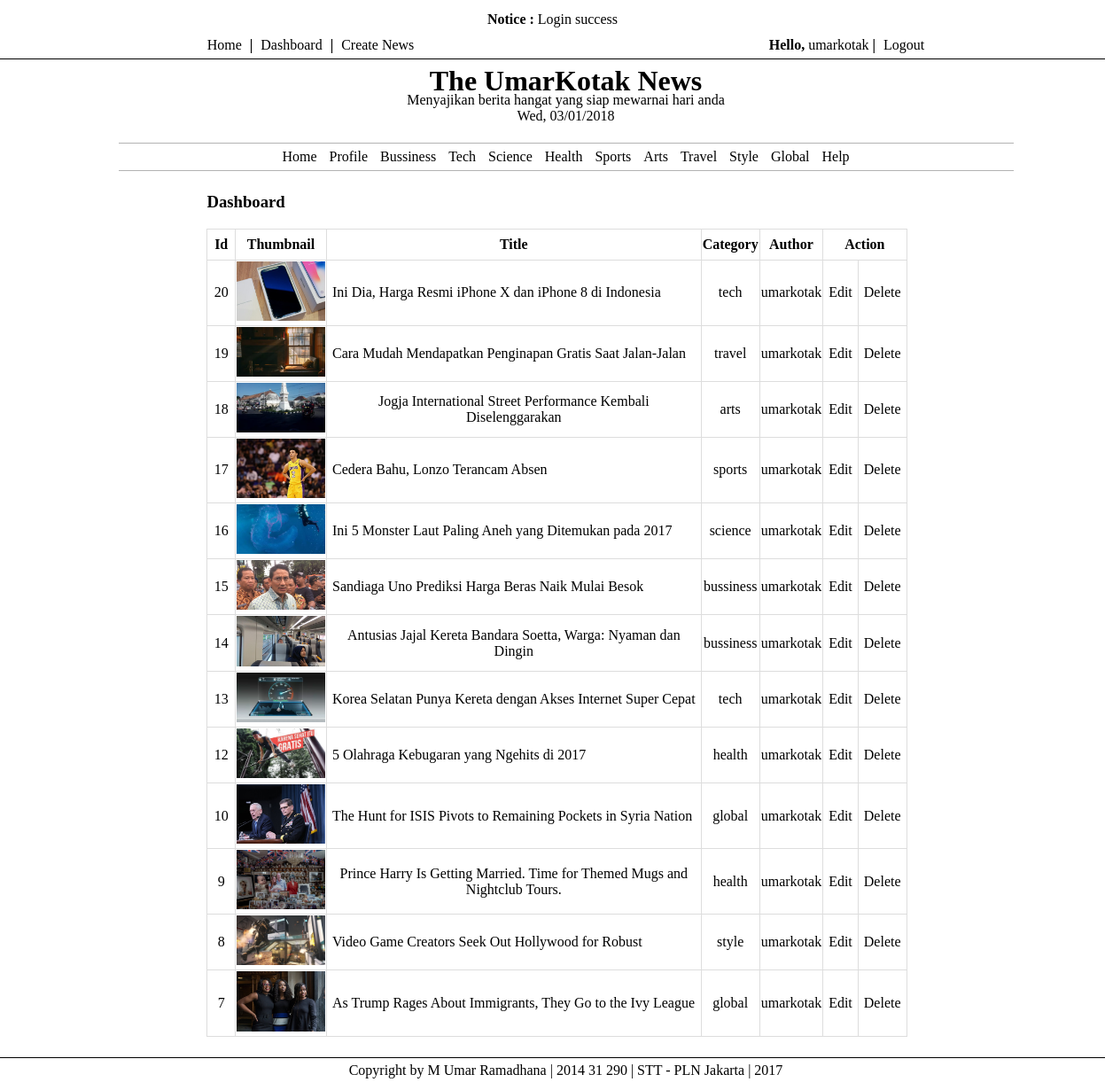
Page /?page=admin (signed in) on the committed database.
### tables this page shows
CREATE TABLE `news` (
  `id` int(11) NOT NULL,
  `title` varchar(150) NOT NULL,
  `content` text NOT NULL,
  `image_url` varchar(150) NOT NULL,
  `author` varchar(50) NOT NULL,
  `date_created` date NOT NULL,
  `category` varchar(75) NOT NULL
);

### view/admin/dashboard.php (the view)
<?php include "models/connection.php"; ?>
<?php
$query = $conn->prepare("SELECT * FROM news ORDER BY id DESC");
$query->execute();
$news = $query->fetchAll();
?>
<div class="middle-container">
  <div style="margin-left: 10px;">
    <h3>Dashboard</h3>
    <table class="table table-bordered">
      <tr style="height: 35px;">
        <th width="4%">Id</th>
        <th>Thumbnail</th>
        <th>Title</th>
        <th>Category</th>
        <th>Author</th>
        <th colspan="2" width="5%">Action</th>
      </tr>
      <?php foreach ($news as $new) { ?>
        <tr>
          <td align="center"><?php echo $new['id']; ?></td>
          <td align="center"><img src="<?php echo $new['image_url']; ?>" style="width: 100px;"></td>
          <td><a href="?page=home&id=<?php echo $new['id']; ?>"><?php echo $new['title']; ?></a></td>
          <td align="center"><?php echo $new['category']; ?></td>
          <td align="center"><?php echo $new['author']; ?></td>
          <td><a href="?page=edit_news&id=<?php echo $new['id']; ?>">Edit</a></td>
          <td><a href="?page=action_delete_news&id=<?php echo $new['id']; ?>" onclick="return confirm('Are you sure?')">Delete</a></td>
        </tr>
      <?php } ?>
    </table>
  </div>
</div>

### index.php (shortened to what this page needs)
<!DOCTYPE html>
<html>
<?php include "head.php"; ?>
<body>
<?php include "notice.php"; ?>
<?php include "header.php"; ?>
<?php include "content.php"; ?>
<?php include "footer.php"; ?>
</body>
</html>

### head.php (shortened to what this page needs)
<head>
  <link rel="stylesheet" type="text/css" href="style/style.css">
</head>

### notice.php (shortened to what this page needs)
<?php if (isset($_SESSION['notice'])): ?>
  <div class="middle-container center">
    <b>Notice : </b><?php echo $_SESSION['notice']; ?>
  </div>
<?php endif ?>

### header.php
<div class="row">
  <div class="col-12 border-bottom">
    <div class="middle-container">
      <a href="?page=home">Home</a><b> | </b>
      <?php if (isset($_SESSION['username'])): ?>
        <a href="?page=admin">Dashboard</a><b> | </b>
        <a href="?page=create_news">Create News</a>
      <?php endif ?>
      <span class="pull-right">
      <?php if (isset($_SESSION['username'])): ?>
        <b>Hello, </b><?php echo $_SESSION['username']; ?><b> | </b>
        <a href="?page=action_logout">Logout</a>
      <?php else: ?>
        <b>| </b><a href="?page=login">Login</a><b> | </b>
        <a href="?page=register">Sign Up</a>
      <?php endif ?>
      </span>
    </div>
  </div>
</div>
<div class="row">
  <div class="col-12">
    <div class="content-container border-grey center">
      <h1 style="margin-top: 1px;">The UmarKotak News</h1>
      <p style="margin-top: -27px;">
        Menyajikan berita hangat yang siap mewarnai hari anda <br>
        <?php echo date("D, d/m/Y"); ?>
      </p>
    </div>
  </div>
</div>
<div class="row">
  <div class="col-12">
    <div class="content-container border-grey center">
      <a href="?page=home">Home</a>
      <a href="?page=profile">Profile</a>
      <a href="?page=home&category=bussiness">Bussiness</a>
      <a href="?page=home&category=tech">Tech</a>
      <a href="?page=home&category=science">Science</a>
      <a href="?page=home&category=health">Health</a>
      <a href="?page=home&category=sports">Sports</a>
      <a href="?page=home&category=arts">Arts</a>
      <a href="?page=home&category=travel">Travel</a>
      <a href="?page=home&category=style">Style</a>
      <a href="?page=home&category=global">Global</a>
      <a href="?page=help">Help</a>
    </div>
  </div>
</div>

### content.php (shortened to what this page needs)
<?php
if (isset($_GET['page'])) {
  if ($_GET['page'] == 'admin')                   { include "view/admin/dashboard.php"; Validate(); }
} else {
  include "view/index.php";
}
?>

### footer.php
<br>
<div class="row">
  <div class="col-12 border-top">
    <div class="middle-container center">
      Copyright by M Umar Ramadhana | 2014 31 290 | STT - PLN Jakarta | 2017
    </div>
  </div>
</div>

### style/style.css (style rules this page uses)
.row { display: -ms-flexbox; display: flex; -ms-flex-wrap: wrap; flex-wrap: wrap; margin-right: -15px; margin-left: -15px; }
.col-1, .col-2, .col-3, .col-4, .col-5, .col-6, .col-7, .col-8, .col-9, .col-10, .col-11, .col-12, .col-auto { position: relative; width: 100%; min-height: 1px; padding-right: 15px; padding-left: 15px; }
.col-12 { -ms-flex: 0 0 100%; flex: 0 0 100%; max-width: 100%; }
.table { border-collapse: collapse !important; width: 100%; }
.table td, .table th { background-color: #fff !important; }
.table-bordered th, .table-bordered td { border: 1px solid #ddd !important; }
.border-grey { border-bottom: 1px solid #b3b3b3; }
.border-bottom { border-bottom: 1px solid black; }
.border-top { border-top: 1px solid black; }
.middle-container { width: 65%; margin: 0 auto; padding: 5px; }
.content-container { width: 1000px; margin: 0 auto; padding: 5px; }
.center { text-align: center; }
.pull-right { text-align: right; float: right; }
a:link, a:visited { color: black ; padding: 1px 5px; text-align: center; text-decoration: none; display: inline-block; }

### rows in the picture
news: id "20", image_url (picture), title "Ini Dia, Harga Resmi iPhone X dan iPhone 8 di Indonesia", category "tech", author "umarkotak"
news: id "19", image_url (picture), title "Cara Mudah Mendapatkan Penginapan Gratis Saat Jalan-Jalan", category "travel", author "umarkotak"
news: id "18", image_url (picture), title "Jogja International Street Performance Kembali Diselenggarakan", category "arts", author "umarkotak"
news: id "17", image_url (picture), title "Cedera Bahu, Lonzo Terancam Absen", category "sports", author "umarkotak"
news: id "16", image_url (picture), title "Ini 5 Monster Laut Paling Aneh yang Ditemukan pada 2017", category "science", author "umarkotak"
news: id "15", image_url (picture), title "Sandiaga Uno Prediksi Harga Beras Naik Mulai Besok", category "bussiness", author "umarkotak"
news: id "14", image_url (picture), title "Antusias Jajal Kereta Bandara Soetta, Warga: Nyaman dan Dingin", category "bussiness", author "umarkotak"
news: id "13", image_url (picture), title "Korea Selatan Punya Kereta dengan Akses Internet Super Cepat", category "tech", author "umarkotak"
news: id "12", image_url (picture), title "5 Olahraga Kebugaran yang Ngehits di 2017", category "health", author "umarkotak"
news: id "10", image_url (picture), title "The Hunt for ISIS Pivots to Remaining Pockets in Syria Nation", category "global", author "umarkotak"
news: id "9", image_url (picture), title "Prince Harry Is Getting Married. Time for Themed Mugs and Nightclub Tours.", category "health", author "umarkotak"
news: id "8", image_url (picture), title "Video Game Creators Seek Out Hollywood for Robust", category "style", author "umarkotak"
news: id "7", image_url (picture), title "As Trump Rages About Immigrants, They Go to the Ivy League", category "global", author "umarkotak"

### other values in the picture
$_SESSION['notice'] "Login success"
$_SESSION['username'] "umarkotak"
